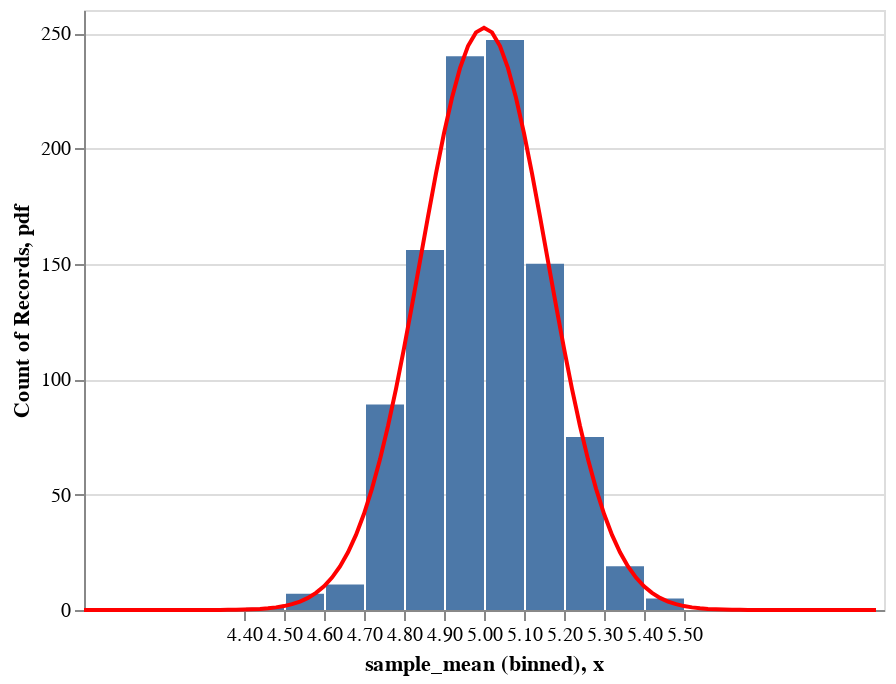

Notebook code for this chart:
### Code cell
data_hist = (alt
                .Chart(plot_df)
                .mark_bar()
                .encode(x = alt.X("sample_mean:Q",
                                  bin = alt.BinParams(step = 0.1)),
                        y = alt.Y("count()")))

clt_line = (alt
               .Chart(clt_df)
               .mark_line(color = "red")
               .encode(x = "x",
                       y = "pdf"))

data_hist + clt_line

### Figure 1 — Vega-Lite specification as saved in the notebook (floating-point values rounded to 4 significant figures; data arrays with more than 128 entries replaced by an {"elided": "..."} marker saying what was removed)
{"$schema": "https://vega.github.io/schema/vega-lite/v2.6.0.json", "config": {"view": {"height": 300, "width": 400}}, "datasets": {"data-d11c7646668d096f96fe9a781f61b4d2": [{"pdf": 5.201e-07, "x": 4}, {"pdf": 1.148e-06, "x": 4.02}, {"pdf": 2.495e-06, "x": 4.04}, {"pdf": 5.334e-06, "x": 4.06}, {"pdf": 1.123e-05, "x": 4.08}, {"pdf": 2.325e-05, "x": 4.1}, {"pdf": 4.738e-05, "x": 4.12}, {"pdf": 9.503e-05, "x": 4.14}, {"pdf": 0.0001876, "x": 4.16}, {"pdf": 0.0003644, "x": 4.18}, {"pdf": 0.0006966, "x": 4.2}, {"pdf": 0.001311, "x": 4.22}, {"pdf": 0.002426, "x": 4.24}, {"pdf": 0.004421, "x": 4.26}, {"pdf": 0.007928, "x": 4.28}, {"pdf": 0.01399, "x": 4.3}, {"pdf": 0.0243, "x": 4.32}, {"pdf": 0.04153, "x": 4.34}, {"pdf": 0.06986, "x": 4.36}, {"pdf": 0.1156, "x": 4.38}, {"pdf": 0.1884, "x": 4.4}, {"pdf": 0.302, "x": 4.42}, {"pdf": 0.4765, "x": 4.44}, {"pdf": 0.7398, "x": 4.46}, {"pdf": 1.131, "x": 4.48}, {"pdf": 1.7, "x": 4.5}, {"pdf": 2.516, "x": 4.52}, {"pdf": 3.664, "x": 4.54}, {"pdf": 5.252, "x": 4.56}, {"pdf": 7.409, "x": 4.58}, {"pdf": 10.28, "x": 4.6}, {"pdf": 14.05, "x": 4.62}, {"pdf": 18.89, "x": 4.64}, {"pdf": 24.99, "x": 4.66}, {"pdf": 32.55, "x": 4.68}, {"pdf": 41.71, "x": 4.7}, {"pdf": 52.6, "x": 4.72}, {"pdf": 65.28, "x": 4.74}, {"pdf": 79.73, "x": 4.76}, {"pdf": 95.84, "x": 4.78}, {"pdf": 113.4, "x": 4.8}, {"pdf": 132.0, "x": 4.82}, {"pdf": 151.2, "x": 4.84}, {"pdf": 170.5, "x": 4.86}, {"pdf": 189.2, "x": 4.88}, {"pdf": 206.6, "x": 4.9}, {"pdf": 222.0, "x": 4.92}, {"pdf": 234.8, "x": 4.94}, {"pdf": 244.4, "x": 4.96}, {"pdf": 250.3, "x": 4.98}, {"pdf": 252.3, "x": 5}, {"pdf": 250.3, "x": 5.02}, {"pdf": 244.4, "x": 5.04}, {"pdf": 234.8, "x": 5.06}, {"pdf": 222.0, "x": 5.08}, {"pdf": 206.6, "x": 5.1}, {"pdf": 189.2, "x": 5.12}, {"pdf": 170.5, "x": 5.14}, {"pdf": 151.2, "x": 5.16}, {"pdf": 132.0, "x": 5.18}, {"pdf": 113.4, "x": 5.2}, {"pdf": 95.84, "x": 5.22}, {"pdf": 79.73, "x": 5.24}, {"pdf": 65.28, "x": 5.26}, {"pdf": 52.6, "x": 5.28}, {"pdf": 41.71, "x": 5.3}, {"pdf": 32.55, "x": 5.32}, {"pdf": 24.99, "x": 5.34}, {"pdf": 18.89, "x": 5.36}, {"pdf": 14.05, "x": 5.38}, {"pdf": 10.28, "x": 5.4}, {"pdf": 7.409, "x": 5.42}, {"pdf": 5.252, "x": 5.44}, {"pdf": 3.664, "x": 5.46}, {"pdf": 2.516, "x": 5.48}, {"pdf": 1.7, "x": 5.5}, {"pdf": 1.131, "x": 5.52}, {"pdf": 0.7398, "x": 5.54}, {"pdf": 0.4765, "x": 5.56}, {"pdf": 0.302, "x": 5.58}, {"pdf": 0.1884, "x": 5.6}, {"pdf": 0.1156, "x": 5.62}, {"pdf": 0.06986, "x": 5.64}, {"pdf": 0.04153, "x": 5.66}, {"pdf": 0.0243, "x": 5.68}, {"pdf": 0.01399, "x": 5.7}, {"pdf": 0.007928, "x": 5.72}, {"pdf": 0.004421, "x": 5.74}, {"pdf": 0.002426, "x": 5.76}, {"pdf": 0.001311, "x": 5.78}, {"pdf": 0.0006966, "x": 5.8}, {"pdf": 0.0003644, "x": 5.82}, {"pdf": 0.0001876, "x": 5.84}, {"pdf": 9.503e-05, "x": 5.86}, {"pdf": 4.738e-05, "x": 5.88}, {"pdf": 2.325e-05, "x": 5.9}, {"pdf": 1.123e-05, "x": 5.92}, {"pdf": 5.334e-06, "x": 5.94}, {"pdf": 2.495e-06, "x": 5.96}, {"pdf": 1.148e-06, "x": 5.98}], "data-fe7760dea7bb101a28171246874b3688": {"elided": "1000 records"}}, "layer": [{"data": {"name": "data-fe7760dea7bb101a28171246874b3688"}, "encoding": {"x": {"bin": {"step": 0.1}, "field": "sample_mean", "type": "quantitative"}, "y": {"aggregate": "count", "type": "quantitative"}}, "mark": "bar"}, {"data": {"name": "data-d11c7646668d096f96fe9a781f61b4d2"}, "encoding": {"x": {"field": "x", "type": "quantitative"}, "y": {"field": "pdf", "type": "quantitative"}}, "mark": {"color": "red", "type": "line"}}]}
